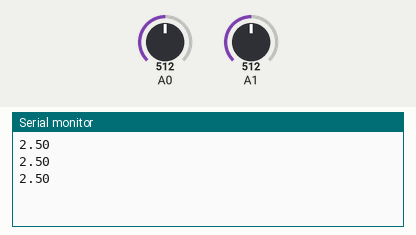
This sketch was run on a simulated Arduino Uno, built with avr-gcc and run on an emulated ATmega328P. Shown: the last lines printed to the serial monitor. Inputs (shaded band) come from the test bench; at power-on: A0 = 512, A1 = 512.

Above: at 1.2 s.
1.3 s: A0 set to 716
At 1.9 s:
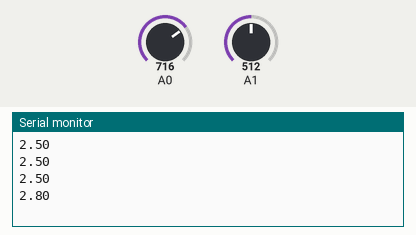
2.8 s: A1 set to 716
At 3.4 s:
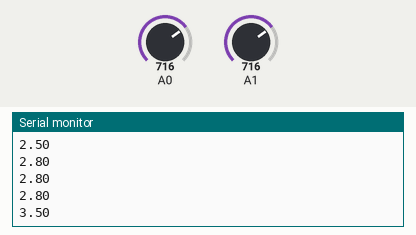
4.3 s: A0 set to 900
At 4.9 s:
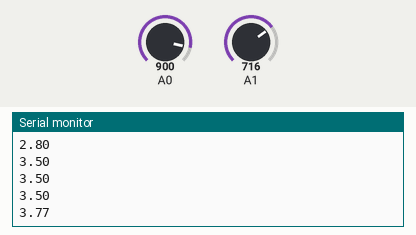
5.8 s: A1 set to 900
At 6.4 s:
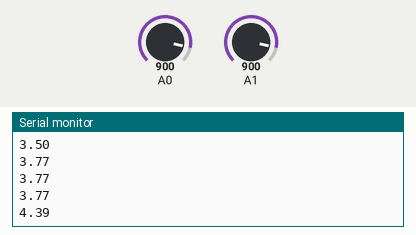
Timing chart, 0 to 8.3 s (numbered marks = the images above; inputs shaded):
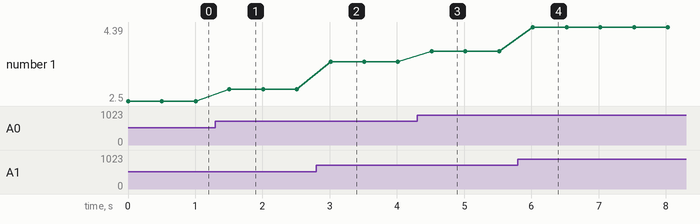

The sketch:

_02.ino
```cpp
void setup()
{
Serial.begin(9600);
}


void loop()
{
float Analogin=0;
int i;
float Vin=0;
for(int i=0 ; i<=5;i++ )
{
  Analogin=analogRead(A1);
Analogin = 0.7*Analogin + 0.3* analogRead(A0);
}
Vin = Analogin * 5/1024;

Serial.println(Vin);
Serial.println("\n");
delay(500);

}
```

Measured:
- after the input at 1.3 s, the serial monitor: prints a new line after 0.21 s (image 1)
- after the input at 2.8 s, the serial monitor: prints a new line after 0.21 s (image 2)
- after the input at 4.3 s, the serial monitor: prints a new line after 0.22 s (image 3)
- after the input at 5.8 s, the serial monitor: prints a new line after 0.22 s (image 4)
- plotted number 1: 2.5 → 2.8 after the input at 1.3 s, 2.8 → 3.5 after the input at 2.8 s, 3.5 → 3.77 after the input at 4.3 s, 3.77 → 4.39 after the input at 5.8 s
